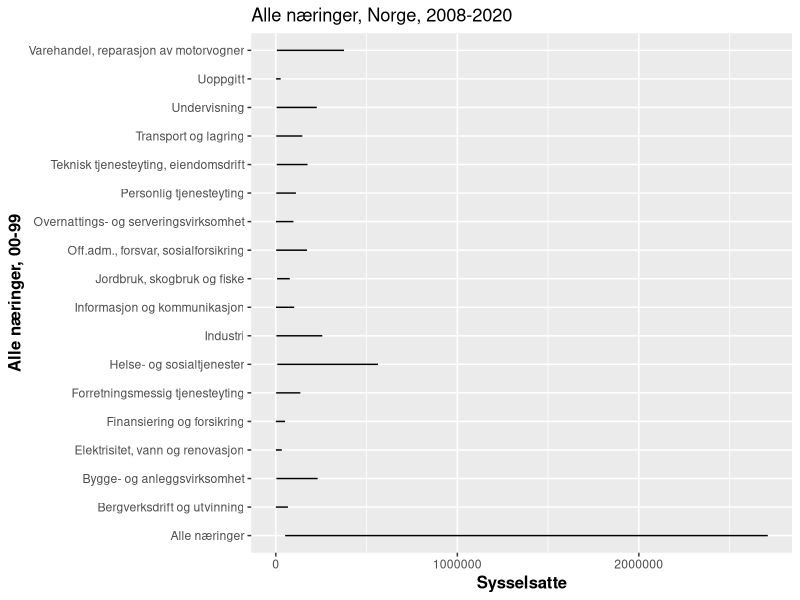
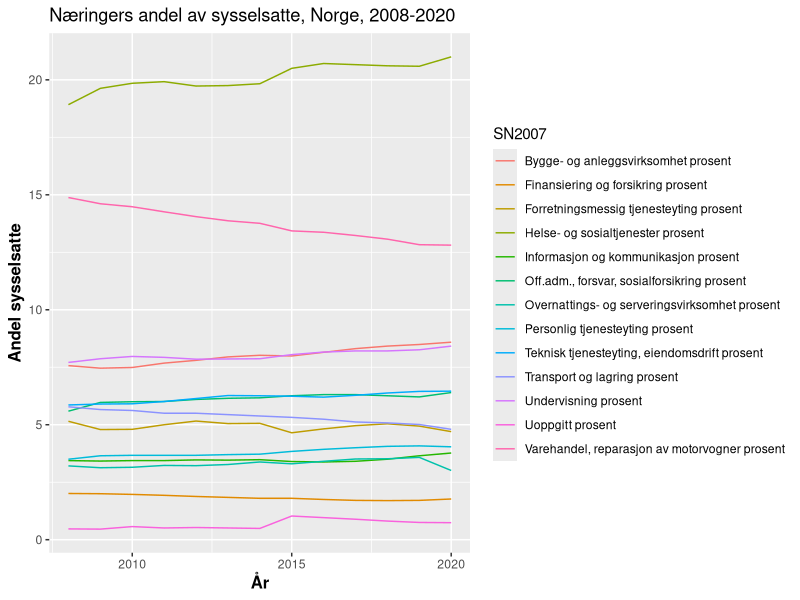

The R script that drew these images, in order:
## ---- chunk 1
suppressPackageStartupMessages({
library(tidyverse)
library(lubridate)
library(modelr)
library(broom)
library(lmtest)
library(sandwich)
library(viridis)
  options(scipen = 999)
})
knitr::opts_chunk$set(echo = FALSE, include = FALSE)
## ---- chunk 2
Tabell1 <- read_csv("Data_pkt1/Tabell1.csv")
Nas_arbeid_norge_sys <- read_csv("Data_pkt1/Nas_arbeid_norge_sys.csv")
Haug_arbeid <- read_csv("Data_pkt1/Haug_arbeid.csv")
Sunn_arbeid <- read_csv("Data_pkt1/Sunn_arbeid.csv")
Haug_arbeid_wide <- read_csv("Data_pkt1/Haug_arbeid_wide.csv")
Haug_arbeid_2 <- read_csv("Data_pkt1/Sunn_arbeid_2.csv")
Sunn_arbeid_2 <- read_csv("Data_pkt1/Sunn_arbeid_2.csv")
Tabell2 <- read_csv("Data_pkt1/Tabell2.csv")
show_col_types = FALSE
## ---- chunk 3
names(Nas_arbeid_norge_sys)
## ---- chunk 4
Nas_arbeid_norge_sys <- Nas_arbeid_norge_sys %>% 
  mutate(År = make_date(Aar))
## ---- chunk 5
tabell_Norge<- Nas_arbeid_norge_sys

tabell_Norge %>% 
  ggplot(aes(x = sysselsatte)) +
  geom_line(aes(y = SN2007)) +
  ggtitle("Alle næringer, Norge, 2008-2020") + 
  theme(legend.position="bottom",
        axis.title= element_text(size=12,face="bold")) +
  labs(x="Sysselsatte", y= "Alle næringer, 00-99")+ 
  scale_color_hue(name = "00-99")
## ---- chunk 6
tabell_Norge %>% 
  # velger yrkesaktive
  filter(alder == "15-74 år") %>% 
  # Dropper variabler som ikke trengs
  select(-Aar, -NACE2007, -alder) %>% 
  # Næringer som variabler, for å kunne regne ut andel
  pivot_wider(
    id_cols = År,
    names_from = SN2007,
    values_from = sysselsatte
  ) %>% 
  # Kan være at vi kunne regnet ut disse uten bruk av pivot_wider
  # med avansert bruk av mutate
  mutate(
`Jordbruk, skogbruk og fiske prosent` = `Jordbruk, skogbruk og fiske`/`Alle næringer`*100,
`Bergverksdrift og utvinning prosent` = `Bergverksdrift og utvinning`/`Alle næringer`*100,
`Industri prosent` = `Industri`/`Alle næringer`*100,
`Elektrisitet, vann og renovasjon prosent` = `Elektrisitet, vann og renovasjon`/`Alle næringer`*100,
`Bygge- og anleggsvirksomhet prosent` = `Bygge- og anleggsvirksomhet`/`Alle næringer`*100,
`Varehandel, reparasjon av motorvogner prosent` = `Varehandel, reparasjon av motorvogner`/`Alle næringer`*100,
`Transport og lagring prosent`= `Transport og lagring`/`Alle næringer`*100,
`Overnattings- og serveringsvirksomhet prosent` = `Overnattings- og serveringsvirksomhet`/`Alle næringer`*100,
`Informasjon og kommunikasjon prosent` = `Informasjon og kommunikasjon`/`Alle næringer`*100,
`Finansiering og forsikring prosent` = `Finansiering og forsikring`/`Alle næringer`*100,
`Teknisk tjenesteyting, eiendomsdrift prosent` = `Teknisk tjenesteyting, eiendomsdrift`/`Alle næringer`*100,
`Forretningsmessig tjenesteyting prosent` = `Forretningsmessig tjenesteyting`/`Alle næringer`*100,
`Off.adm., forsvar, sosialforsikring prosent` = 
  `Off.adm., forsvar, sosialforsikring`/`Alle næringer`*100,
`Undervisning prosent` = `Undervisning`/`Alle næringer`*100,
`Helse- og sosialtjenester prosent` = `Helse- og sosialtjenester`/`Alle næringer`*100,
`Personlig tjenesteyting prosent` = `Personlig tjenesteyting`/`Alle næringer`*100,
`Uoppgitt prosent` = `Uoppgitt`/`Alle næringer`*100
  ) %>% 
  select(År, `Jordbruk, skogbruk og fiske prosent`:`Uoppgitt prosent`) %>% 
  # Så må vi gå long igjen for å tilfeedsstille ggplot
  pivot_longer(
    `Bygge- og anleggsvirksomhet prosent`:`Uoppgitt prosent`,
    names_to = "SN2007",
    values_to = "Sysselsatte"
  ) %>% 
  # litt avrunding
  mutate(
    Sysselsatte = round(Sysselsatte, 2)
  ) %>% 
  ggplot(aes(x = År)) +
  geom_line(aes(y = Sysselsatte, group = SN2007, colour = SN2007)) +
  ggtitle("Næringers andel av sysselsatte, Norge, 2008-2020") + 
  theme(legend.position="right",
        axis.title= element_text(size=12,face="bold")) +
  labs(x="År", y= "Andel sysselsatte")
